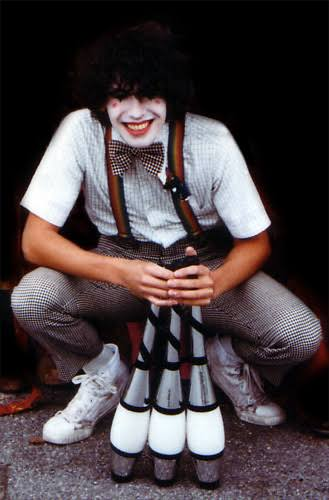
#> input picture frontend/images/archer1.jpeg, 329 x 500 px
$ python make_plates.py
#> lines starting #> are read from the running program, lines starting #| are printed output that depends on the picture
#> in main, im is the input picture: PIL image 329x500 RGB; mean R, G, B 73.1, 63.9, 66.7
#!/usr/bin/env python
"""Cut Archer's photographs into the home page's plate assets.

The home strip is the reference site's, value for value: a plate is 12% of the
window height wide and 449.2307692308% of that tall, and it is a *window* onto
a piece of art twice as wide (24% of the window height), so

    the resting plate shows   the middle 50% of the art,  ratio 1 : 4.4923
    the focused plate shows   all of the art,             ratio 1 : 2.2458

Both cuts have to read well, so each source photo is cropped to the art ratio
(2.2458) with the subject kept centred, centred precisely, because the middle
half of that crop is what a resting plate shows and 11% of the frame either way
is all the room there is.

Everything is driven by PLATES, one line per card, in strip order. `cx` and
`cy` are where the crop's centre sits in the *source* (0-1, so 0.5 is dead
centre) and `zoom` tightens the cut (1.0 keeps the tallest possible crop).

    ./venv/bin/python tools/make_plates.py            # write the plates
    ./venv/bin/python tools/make_plates.py --preview  # + a strip contact sheet

Sources live in frontend/images/ and are never modified; the derived art goes
to frontend/assets/art/plate-01..07.jpg, which is what the home page loads.
"""
from __future__ import annotations

import argparse
import os
import sys

from PIL import Image, ImageEnhance

HERE = os.path.dirname(os.path.abspath(__file__))
ROOT = os.path.dirname(HERE)
SRC_DIR = os.path.join(ROOT, "frontend", "images")
OUT_DIR = os.path.join(ROOT, "frontend", "assets", "art")

ART_RATIO = 24.0 / (12.0 * 4.492307692308)   # the media box: 1 : 2.2458
ART_W = 644                                   # the reference serves 644 x 1448
ART_H = 1448

# strip order, section -> photograph. `zoom` > 1 cuts in tighter, `cx`/`cy` are
# where the crop's centre sits in the source. Every one of these is picked so
# the *middle half* of the cut, all a resting plate ever shows, still holds
# the subject's face or hands, and so the whole cut reads when it opens.
PLATES = [
    # 01 the practice: the seated portrait, the most recognisable frame of him
    dict(out="plate-01.jpg", src="archer1.jpeg", cx=0.50, cy=0.50, zoom=1.06),
    # 02 the system, nine stages: the solo juggler, timing and balance made visible
    dict(out="plate-02.jpg", src="archer2.jpeg", cx=0.50, cy=0.50, zoom=1.15),
    # 03 three Cree voicings under one voice: the troupe, many voices at once
    dict(out="plate-03.jpg", src="archer6.jpeg", cx=0.50, cy=0.50, zoom=1.25),
    # 04 syllables held and shaped: the open mouth, caught mid-note
    dict(out="plate-04.jpg", src="archer8.jpeg", cx=0.52, cy=0.50, zoom=1.15),
    # 05 meaning under the words: the torch bearer, theatrical, sepia
    dict(out="plate-05.jpg", src="archer9.jpeg", cx=0.50, cy=0.50, zoom=1.10),
    # 06 the bot: the clown juggling fire in the doorway, a figure mid-answer
    dict(out="plate-06.jpg", src="archer4.jpeg", cx=0.50, cy=0.50, zoom=1.15),
    # 07 the demo, the voice as fire: the fire eater, torches at the mouth
    dict(out="plate-07.jpg", src="archer3.jpeg", cx=0.37, cy=0.40, zoom=1.15),
]


def cut(im: Image.Image, cx: float, cy: float, zoom: float) -> Image.Image:
    """Crop *im* to the art ratio, centred on (cx, cy) of the source."""
#> called with cx = 0.5, cy = 0.5, zoom = 1.06
    w, h = im.size
#> w = 329; h = 500
    # the tallest crop that fits, then tightened by the zoom
    cw = min(float(w), h * ART_RATIO) / max(zoom, 0.01)
#> cw = 210
    ch = cw / ART_RATIO
#> ch = 471.7
    if cw > w or ch > h:                      # keep it inside the source
        k = min(w / cw, h / ch)
        cw, ch = cw * k, ch * k
    x = min(max(cx * w - cw / 2.0, 0.0), w - cw)
#> x = 59.5
    y = min(max(cy * h - ch / 2.0, 0.0), h - ch)
#> y = 14.15
    box = (int(round(x)), int(round(y)), int(round(x + cw)), int(round(y + ch)))
#> box = (59, 14, 270, 486)
    return im.crop(box).resize((ART_W, ART_H), Image.LANCZOS)
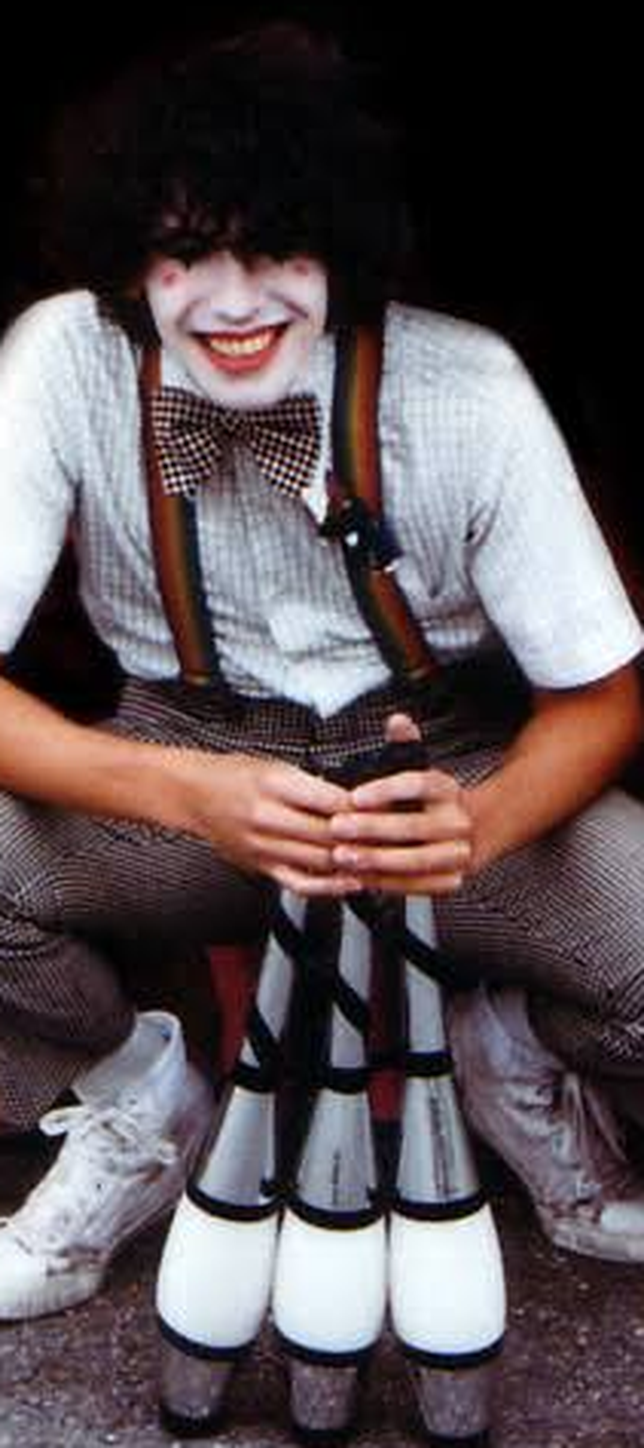
#> returned value: PIL image 644x1448 RGB; mean R, G, B 89.4, 79.3, 82.8


def main() -> int:
    ap = argparse.ArgumentParser()
    ap.add_argument("--preview", action="store_true",
                    help="also write /tmp/plate_preview.jpg: the plates cut "
                         "down to what a resting window shows, side by side")
    args = ap.parse_args()

    os.makedirs(OUT_DIR, exist_ok=True)
    resting = []
    for n, p in enumerate(PLATES, start=1):
        src = os.path.join(SRC_DIR, p["src"])
        if not os.path.exists(src):
            print("missing source: %s" % src, file=sys.stderr)
            return 1
        im = Image.open(src).convert("RGB")
        art = cut(im, p["cx"], p["cy"], p["zoom"])
        # a touch of contrast: the strip is washed out at rest and this is what
        # comes back up at full strength when a plate opens
        art = ImageEnhance.Contrast(art).enhance(1.04)
        dest = os.path.join(OUT_DIR, p["out"])
        art.save(dest, "JPEG", quality=80, optimize=True, progressive=True)
        # what a resting plate shows: the middle half of the art
        mid = art.crop((ART_W // 4, 0, ART_W * 3 // 4, ART_H))
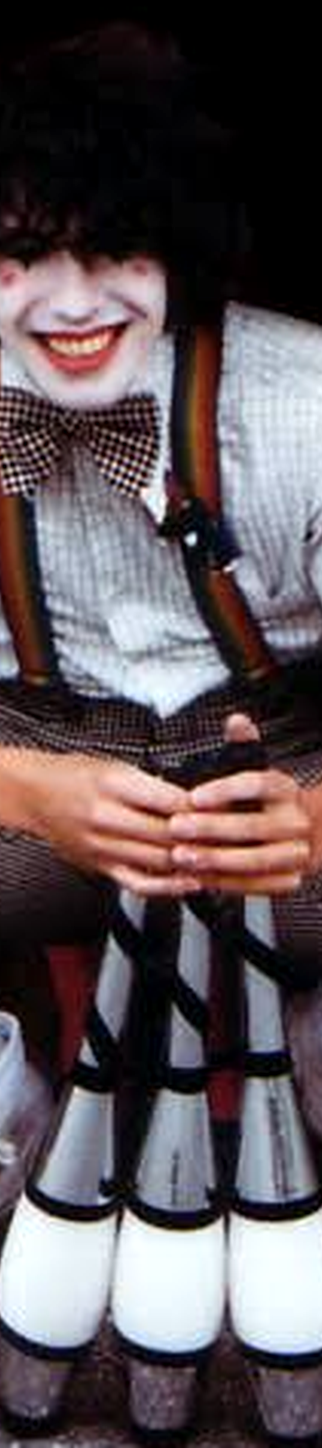
#> mid: PIL image 322x1448 RGB; mean R, G, B 92.5, 82.6, 86.7
        resting.append(mid)
        print("%-13s <- %-13s %s  %d KB" % (
            p["out"], p["src"], "%dx%d" % art.size, os.path.getsize(dest) // 1024))
#| plate-01.jpg  <- archer1.jpeg  644x1448  95 KB
#> pass 2 of the loop in main, `for n, p in enumerate(PLATES, start=1):`:
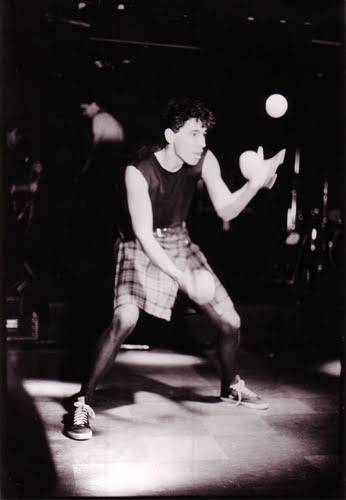
#> input picture frontend/images/archer2.jpeg, 346 x 500 px
#> in main, im is the input picture: PIL image 346x500 RGB; mean R, G, B 58, 51.7, 53.5
#> in cut (call 2), `return im.crop(box).resize((ART_W, ART_H), Image.LANCZOS)`:
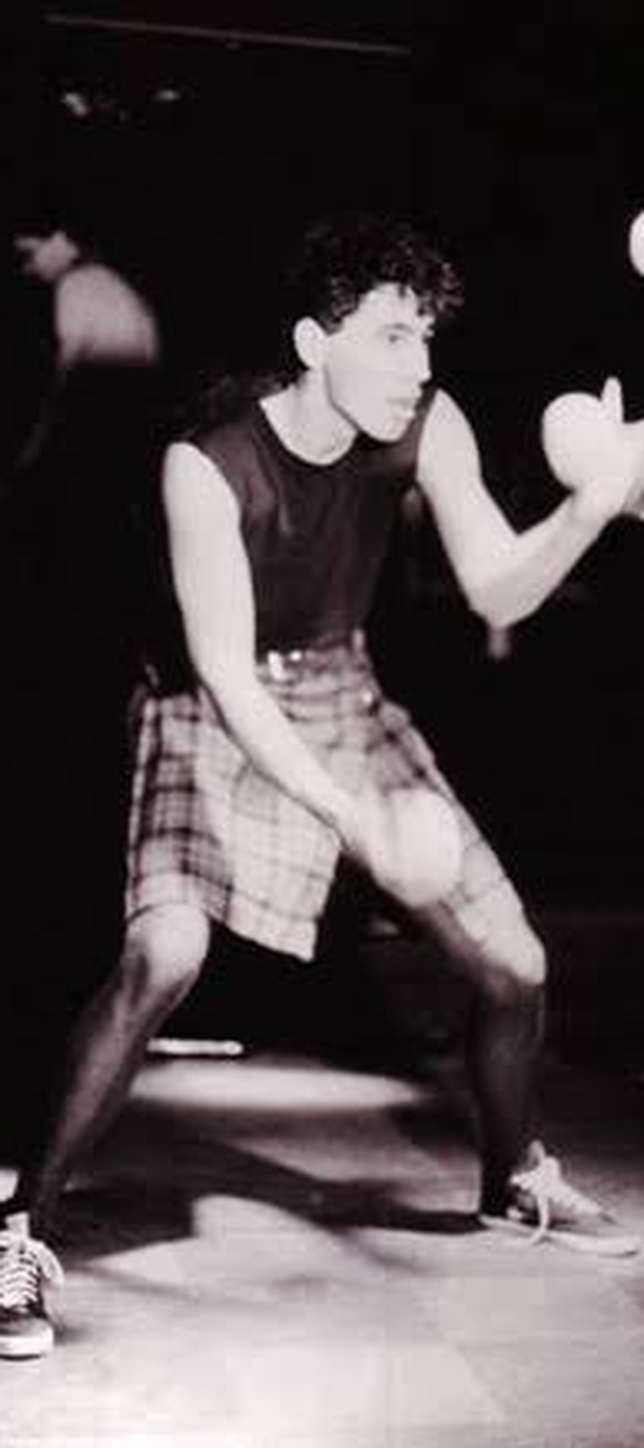
#> returned value: PIL image 644x1448 RGB; mean R, G, B 80.2, 73, 75.1
#> in main, `mid = art.crop((ART_W // 4, 0, ART_W * 3 // 4, ART_H))`:
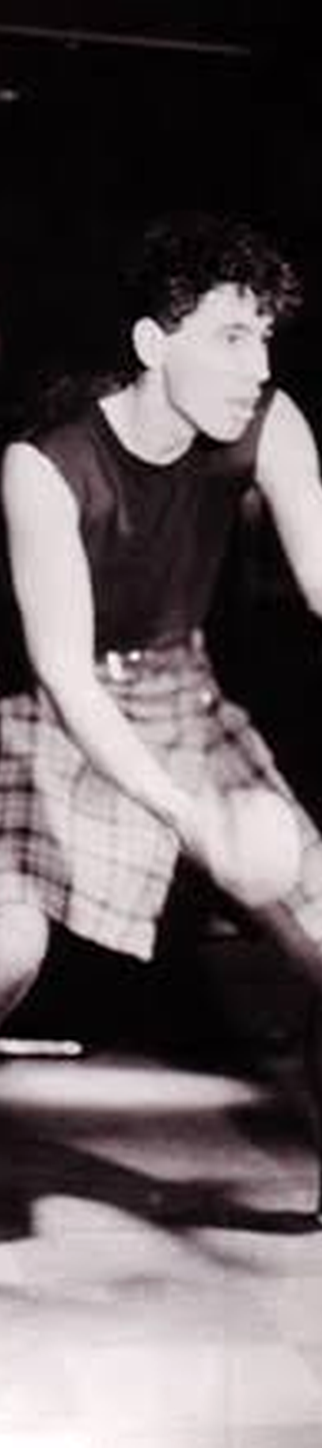
#> mid: PIL image 322x1448 RGB; mean R, G, B 101.2, 92.5, 94.9
#| plate-02.jpg  <- archer2.jpeg  644x1448  55 KB
#> pass 3 of the loop in main, `for n, p in enumerate(PLATES, start=1):`:
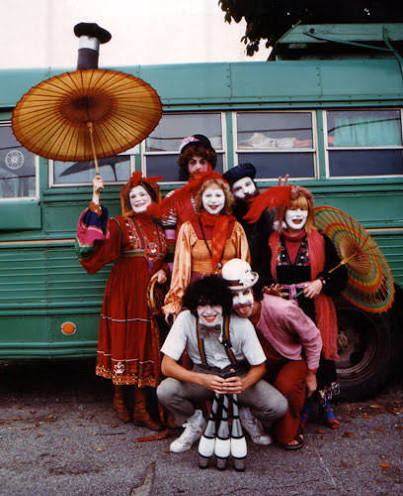
#> input picture frontend/images/archer6.jpeg, 403 x 496 px
#> in main, im is the input picture: PIL image 403x496 RGB; mean R, G, B 103.5, 87.6, 85.2
#> in cut (call 3), `return im.crop(box).resize((ART_W, ART_H), Image.LANCZOS)`:
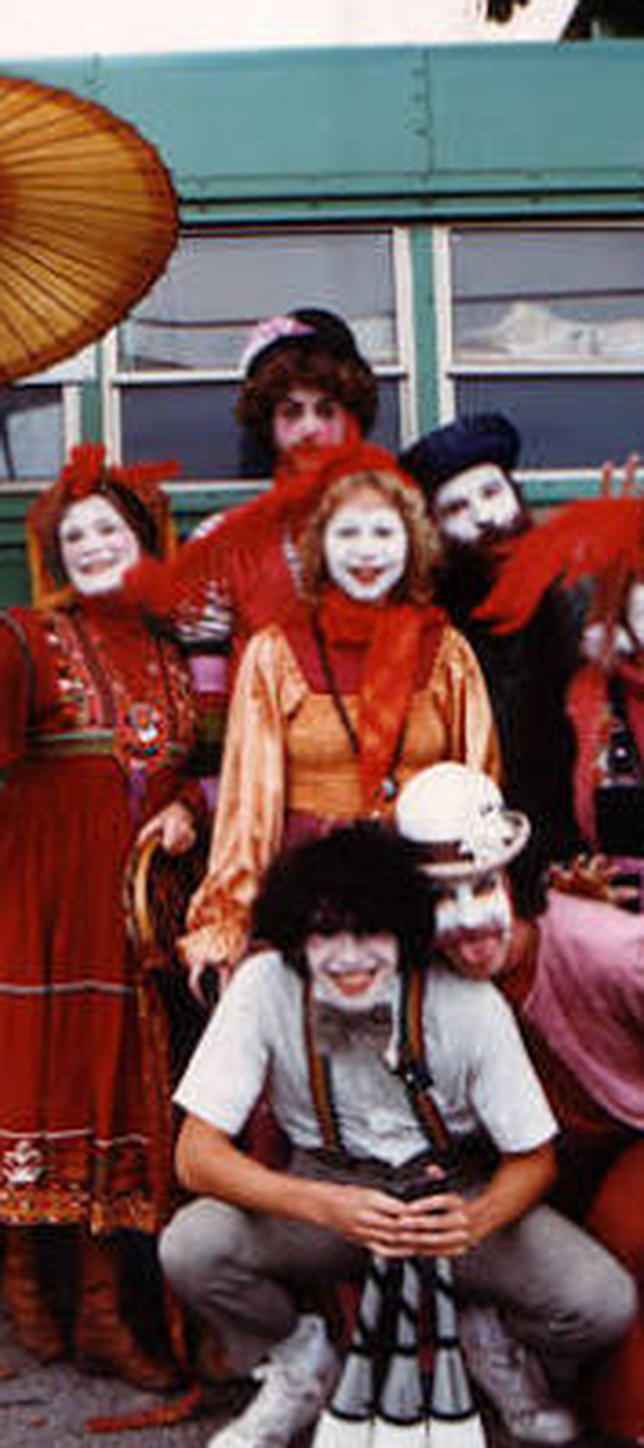
#> returned value: PIL image 644x1448 RGB; mean R, G, B 116, 84.6, 81.7
#> in main, `mid = art.crop((ART_W // 4, 0, ART_W * 3 // 4, ART_H))`:
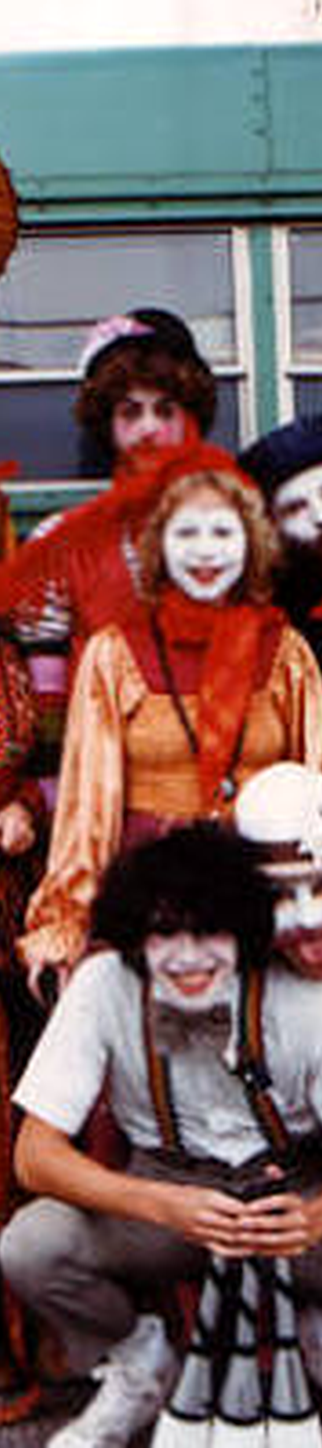
#> mid: PIL image 322x1448 RGB; mean R, G, B 123.3, 98, 96.4
#| plate-03.jpg  <- archer6.jpeg  644x1448  106 KB
#> the loop made 4 passes; the first 3 are shown

    if args.preview:
        # row 1: what a resting plate shows (the middle half of the art)
        # row 2: what a focused plate shows (all of it)
        rest_cell = (96, 431)
        open_cell = (192, 431)
        w = 8 + sum(rest_cell[0] + 8 for _ in resting) + 16 + sum(open_cell[0] + 8 for _ in resting)
        sheet = Image.new("RGB", (w, rest_cell[1] + 24), "#e7e5df")
        x = 8
        for mid in resting:
            sheet.paste(mid.resize(rest_cell, Image.LANCZOS), (x, 8))
            x += rest_cell[0] + 8
        x += 16
        for i, p in enumerate(PLATES):
            art = Image.open(os.path.join(OUT_DIR, p["out"])).convert("RGB")
            sheet.paste(art.resize(open_cell, Image.LANCZOS), (x, 8))
            x += open_cell[0] + 8
        out = "/tmp/plate_preview.jpg"
        sheet.save(out, quality=90)
        print("preview (resting strip | focused plates) -> %s" % out)
    return 0


if __name__ == "__main__":
#> (the run stopped early here; a loop or call above may not have finished)
